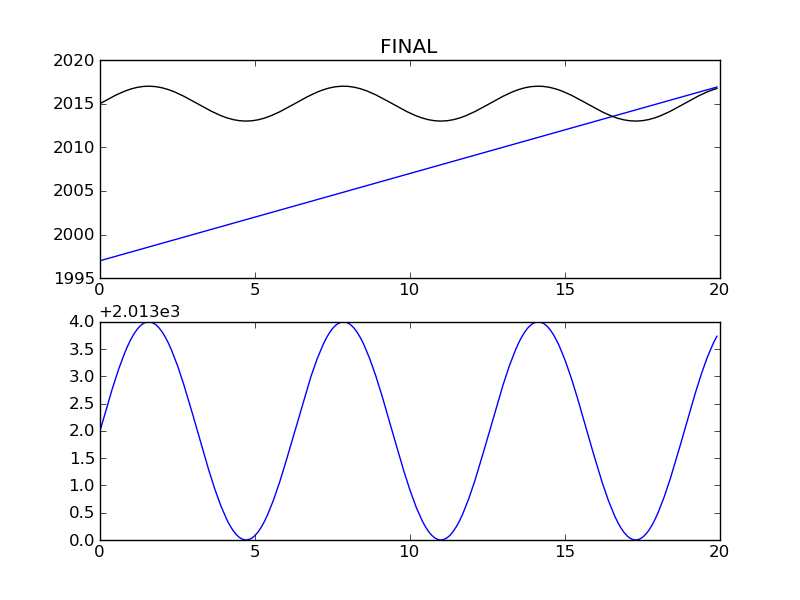

Recreate this plot in Python.
import numpy as np
import matplotlib.pyplot as plt
def f(s):
  return s+1997
def g(t):
  return 2*np.sin(t)+2015
s1 = np.arange(0, 20, 0.1)
t1 = np.arange(0, 20, 0.1)
plt.figure(1)
plt.subplot(211)
plt.title('FINAL')
plt.plot(s1, f(t1), 'b', t1, g(t1), 'k')
plt.subplot(212)
plt.plot(t1, g(t1))
plt.savefig('Final.png')
